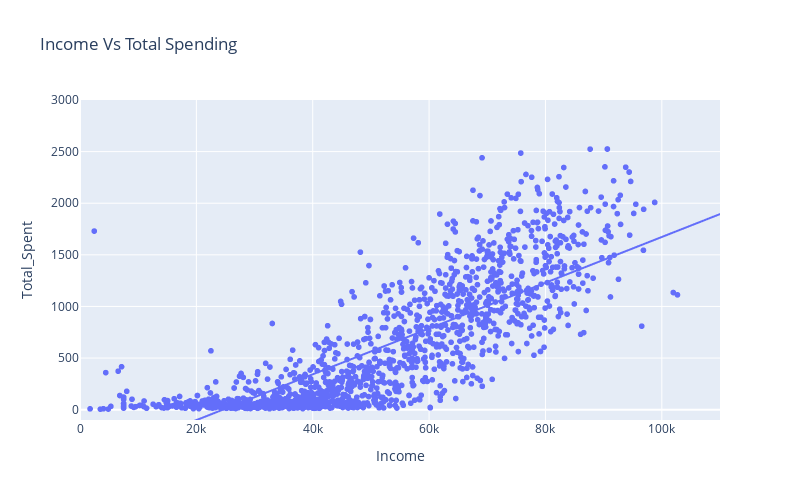

Notebook code cell kept with this figure:
### Markdown cell above
## Insight 3:

### Let's visualise the relationship between Income and Total Spending

### Code cell
fig = px.scatter(data_EDA, x="Income", y="Total_Spent", height=500, width=800, title="Income Vs Total Spending", trendline="ols")
fig.update_layout(yaxis_range=[-100,3000])
fig.update_layout(xaxis_range=[0,110000])
fig.show()

### Figure 1 — Plotly figure (JSON) as saved in the notebook; plotly's stock layout.template omitted (floating-point values rounded to 4 significant figures; data arrays with more than 128 entries replaced by an {"elided": "..."} marker saying what was removed)
{"data": [{"hovertemplate": "Income=%{x}<br>Total_Spent=%{y}<extra></extra>", "legendgroup": "", "marker": {"color": "#636efa", "symbol": "circle"}, "mode": "markers", "name": "", "showlegend": false, "type": "scattergl", "x": {"elided": "1572 int values"}, "xaxis": "x", "y": {"elided": "1572 int values"}, "yaxis": "y"}, {"hovertemplate": "<b>OLS trendline</b><br>Total_Spent = 0.0221746 * Income + -544.494<br>R<sup>2</sup>=0.611164<br><br>Income=%{x}<br>Total_Spent=%{y} <b>(trend)</b><extra></extra>", "legendgroup": "", "marker": {"color": "#636efa", "symbol": "circle"}, "mode": "lines", "name": "", "showlegend": false, "type": "scattergl", "x": {"elided": "1572 int values"}, "xaxis": "x", "y": {"elided": "1572 float values"}, "yaxis": "y"}], "layout": {"height": 500, "legend": {"tracegroupgap": 0}, "title": {"text": "Income Vs Total Spending"}, "width": 800, "xaxis": {"anchor": "y", "domain": [0, 1], "range": [0, 110000], "title": {"text": "Income"}}, "yaxis": {"anchor": "x", "domain": [0, 1], "range": [-100, 3000], "title": {"text": "Total_Spent"}}}}
